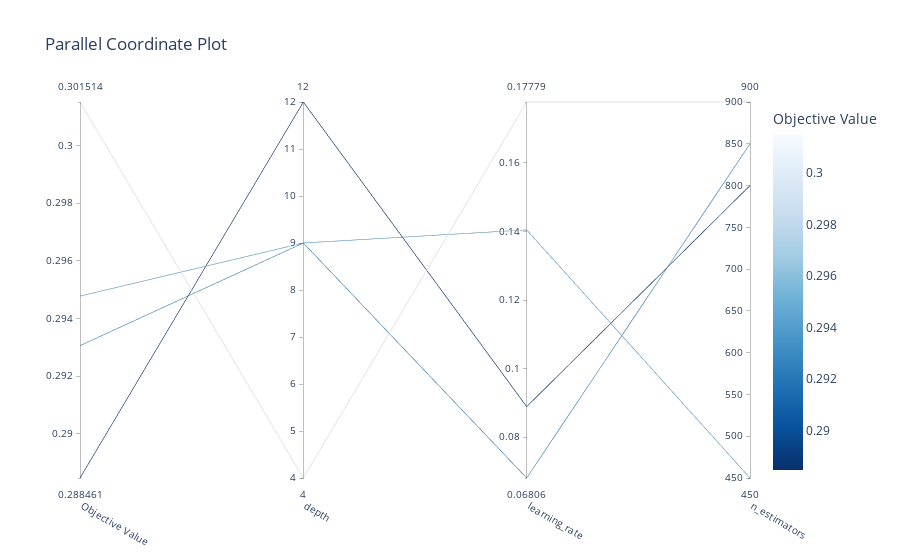

Notebook code cell kept with this figure:
### Code cell
# Visualize results to spot any hyperparameter trends
plot_parallel_coordinate(study)

### Figure 1 — Plotly figure (JSON) as saved in the notebook; plotly's stock layout.template omitted (floating-point values rounded to 4 significant figures)
{"data": [{"dimensions": [{"label": "Objective Value", "range": [0.2885, 0.3015], "values": [0.2931, 0.2948, 0.3015, 0.2885]}, {"label": "depth", "range": [4, 12], "values": [9, 9, 4, 12]}, {"label": "learning_rate", "range": [0.06806, 0.1778], "values": [0.06806, 0.1405, 0.1778, 0.08888]}, {"label": "n_estimators", "range": [450, 900], "values": [850, 450, 900, 800]}], "labelangle": 30, "labelside": "bottom", "line": {"color": [0.2931, 0.2948, 0.3015, 0.2885], "colorbar": {"title": {"text": "Objective Value"}}, "colorscale": [[0, "rgb(247,251,255)"], [0.125, "rgb(222,235,247)"], [0.25, "rgb(198,219,239)"], [0.375, "rgb(158,202,225)"], [0.5, "rgb(107,174,214)"], [0.625, "rgb(66,146,198)"], [0.75, "rgb(33,113,181)"], [0.875, "rgb(8,81,156)"], [1, "rgb(8,48,107)"]], "reversescale": true, "showscale": true}, "type": "parcoords"}], "layout": {"title": {"text": "Parallel Coordinate Plot"}}}
